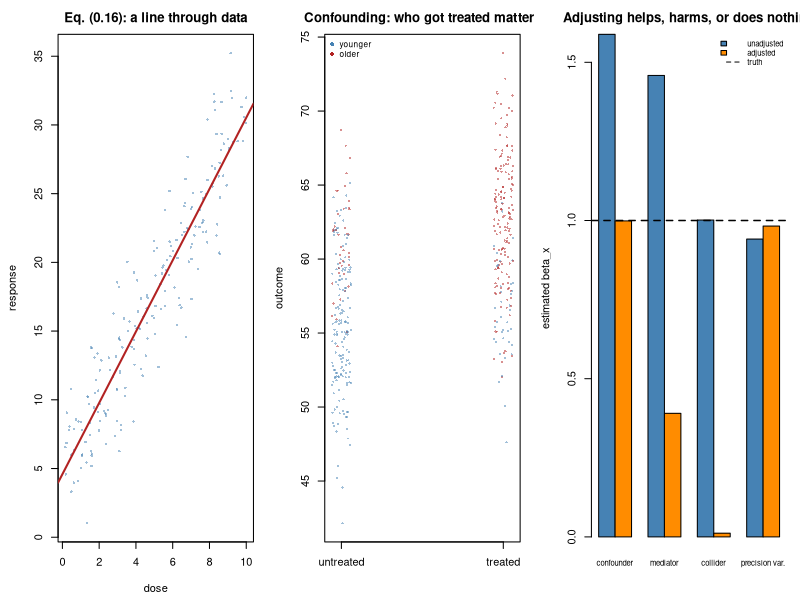

This figure's R source:
#' ---
#' title: "Foundations 6 - How statistics connects variables"
#' output: html_document
#' ---
#'
#' **Curriculum link:** `stats.md` -> Part 0, §0.9, equation (0.16)
#' **Assumes:** `F1`-`F5`.
#'
#' ## The last foundation
#'
#' Most real questions are not "what is the average?" but "**does this relate
#' to that?**" Does the drug change the marker; does expression predict
#' survival.
#'
#' This module covers two things, and they are the two that matter most in the
#' rest of the course:
#'
#' 1. **One equation** - $Y = \beta_0 + \beta_1 X_1 + \cdots + \varepsilon$ -
#'    which turns out to be nearly every method you have heard of, in disguise.
#' 2. **Four roles a variable can play** - confounder, mediator, collider,
#'    precision variable - which look *identical in the data* and demand
#'    opposite treatment.
#'
#' The second is where careers go wrong. "Adjust for more variables to be safe"
#' is one of the most damaging pieces of folk wisdom in applied science.

#+ setup, message = FALSE
MODULE_NAME <- "F6_connecting_variables"
OUT <- file.path(Sys.getenv("STATS_OUT", unset = "results"), MODULE_NAME)
dir.create(OUT, recursive = TRUE, showWarnings = FALSE)
header <- function(txt) cat("\n", strrep("=", 72), "\n", txt, "\n",
                            strrep("=", 72), "\n", sep = "")
set.seed(106)

#' ## 1. Reading eq. (0.16)

#+ line
header("1. Fitting a line, and what the numbers mean")
TRUE_B0 <- 5; TRUE_B1 <- 2.5; NOISE <- 3
n <- 200
dose <- runif(n, 0, 10)
response <- TRUE_B0 + TRUE_B1*dose + rnorm(n, 0, NOISE)
fit <- lm(response ~ dose)
cs <- coef(summary(fit))
b0 <- cs["(Intercept)", "Estimate"]; b1 <- cs["dose", "Estimate"]
se1 <- cs["dose", "Std. Error"]
cat(sprintf("  %-36s%10s%11s%9s\n", "quantity", "truth", "estimate", "SE"))
cat(sprintf("  %-36s%10.2f%11.3f%9.3f\n", "intercept  beta_0", TRUE_B0, b0,
            cs["(Intercept)", "Std. Error"]))
cat(sprintf("  %-36s%10.2f%11.3f%9.3f\n", "slope      beta_1", TRUE_B1, b1, se1))
cat(sprintf("  %-36s%10.2f%11.3f\n", "residual SD (the noise)", NOISE, sigma(fit)))
cat(sprintf("
  How to read them:

    beta_0 = %.2f  the predicted response when dose = 0. Often meaningless on
                  its own (nobody gives a dose of 0), but the line has to
                  start somewhere.

    beta_1 = %.2f  THE ANSWER. Increase the dose by one unit and the response
                  goes up by about %.2f. This is the slope, and in almost every
                  analysis in this course the estimate you care about is a
                  slope like this one.

    residual   what the model failed to explain. Every observation sits some
               distance off the line; those distances are the epsilon in
               eq. (0.16), and their spread is what all your standard errors
               are built from.

  And the interval, exactly as in F5:
    95%% CI for the slope = %.3f +/- 1.96 x %.3f
                         = (%.3f, %.3f)\n",
  b0, b1, b1, b1, se1, b1 - 1.96*se1, b1 + 1.96*se1))

#' ## 2. A t-test IS a linear model

#+ ttest-lm
header("2. The same answer, three different names")
g0 <- rnorm(30, 10, 2); g1 <- rnorm(30, 12, 2)
df <- data.frame(y = c(g0, g1),
                 group = factor(rep(c("control", "drug"), each = 30),
                                levels = c("control", "drug")))
tt <- t.test(g1, g0, var.equal = TRUE)
lmfit <- lm(y ~ group, df)
av <- anova(lmfit)
cat(sprintf("  %-34s%12s%14s\n", "method", "estimate", "p-value"))
cat(sprintf("  %-34s%12.4f%14.6f\n", "two-sample t-test", mean(g1) - mean(g0),
            tt$p.value))
cat(sprintf("  %-34s%12.4f%14.6f\n", "linear model  y ~ group",
            coef(lmfit)["groupdrug"], coef(summary(lmfit))["groupdrug", "Pr(>|t|)"]))
cat(sprintf("  %-34s%12s%14.6f\n", "one-way ANOVA", "", av[["Pr(>F)"]][1]))
cat(sprintf("\n  t statistic from the t-test : %.6f\n", tt$statistic))
cat(sprintf("  t statistic from the model  : %.6f\n",
            coef(summary(lmfit))["groupdrug", "t value"]))
cat("
  Identical to six decimal places, because they are the same calculation.

  The trick is how a categorical predictor enters the equation: R turns the
  factor into a 0/1 column ('groupdrug'), so beta_1 is the difference between
  the group means, and testing beta_1 = 0 IS the t-test.

  This is why Topic 11 calls the linear model 'the core framework'. Learning
  twenty named tests is memorisation. Learning eq. (0.16) and how each kind of
  predictor and outcome plugs into it is understanding:

    binary predictor       -> t-test
    categorical predictor  -> ANOVA
    continuous predictor   -> regression
    several predictors     -> multiple regression / ANCOVA
    binary OUTCOME         -> logistic regression      (Topic 13)
    count OUTCOME          -> Poisson / neg. binomial  (Topic 13)
    grouped observations   -> mixed model              (Topic 14)
    time-to-event OUTCOME  -> Cox regression           (Topic 28)\n")

#' ## 3. What "adjusting for" actually does

#+ adjusting
header("3. Holding other things fixed")
n <- 400
age <- rnorm(n, 60, 10)
## Treatment is given more often to older patients - so age is a CONFOUNDER.
treated <- rbinom(n, 1, plogis((age - 60)/5))
TRUE_TREAT_EFFECT <- -2
outcome <- 30 + TRUE_TREAT_EFFECT*treated + 0.5*age + rnorm(n, 0, 3)
d <- data.frame(age, treated, outcome)
m_crude <- lm(outcome ~ treated, d)
m_adj <- lm(outcome ~ treated + age, d)
cat(sprintf("  TRUE treatment effect = %+.2f\n\n", TRUE_TREAT_EFFECT))
cat(sprintf("  %-36s%24s%10s\n", "model", "treatment coefficient", "bias"))
cat(sprintf("  %-36s%24.3f%+10.3f\n", "outcome ~ treated",
            coef(m_crude)["treated"], coef(m_crude)["treated"] - TRUE_TREAT_EFFECT))
cat(sprintf("  %-36s%24.3f%+10.3f\n", "outcome ~ treated + age",
            coef(m_adj)["treated"], coef(m_adj)["treated"] - TRUE_TREAT_EFFECT))
cat("
  The crude comparison has the WRONG SIGN: a drug that helps appears to harm,
  because the people who got it were older, and age drives the outcome.

  Adding age to the model recovers the truth. 'beta_treated, adjusting for
  age' means: among patients OF THE SAME AGE, what is the difference? That is
  what 'holding other predictors fixed' buys you, and it is the entire
  mechanism of confounder control.

  The crude comparison is not badly ESTIMATED - its standard error is small
  and its p-value is tiny. It is precisely and confidently wrong, which is the
  dangerous kind of wrong (F1, section 4).\n")

#' ## 4. The four roles: and why "adjust for everything" is wrong

#+ roles
header("4. Confounder, mediator, collider, precision variable")
N <- 4000
TRUE_EFFECT <- 1
results <- list()
## CONFOUNDER: Z causes both X and Y
z <- rnorm(N); x <- 0.9*z + rnorm(N); y <- TRUE_EFFECT*x + 1.2*z + rnorm(N)
results[["confounder"]] <- list("Z -> X and Z -> Y", x, y, z, "ADJUST")
## MEDIATOR: X causes M, M causes Y (M is on the causal path)
x <- rnorm(N); m <- 1.1*x + rnorm(N); y <- 0.4*x + 1.0*m + rnorm(N)
results[["mediator"]] <- list("X -> M -> Y", x, y, m, "DO NOT")
## COLLIDER: X and Y both cause C
x <- rnorm(N); y <- TRUE_EFFECT*x + rnorm(N); cc <- 1.0*x + 1.0*y + rnorm(N)
results[["collider"]] <- list("X -> C <- Y", x, y, cc, "DO NOT")
## PRECISION VARIABLE: W causes Y only
x <- rnorm(N); w <- rnorm(N); y <- TRUE_EFFECT*x + 2.0*w + rnorm(N)
results[["precision var."]] <- list("W -> Y only", x, y, w, "ADJUST")
cat(sprintf("  %-16s%-20s%9s%9s%10s%9s%9s\n", "role", "structure", "unadj.",
            "(SE)", "adjusted", "(SE)", "verdict"))
for (role in names(results)) {
  r <- results[[role]]
  dd <- data.frame(x = r[[2]], y = r[[3]], z = r[[4]])
  un <- summary(lm(y ~ x, dd))$coefficients
  ad <- summary(lm(y ~ x + z, dd))$coefficients
  cat(sprintf("  %-16s%-20s%9.3f%9.3f%10.3f%9.3f%9s\n", role, r[[1]],
              un["x", 1], un["x", 2], ad["x", 1], ad["x", 2], r[[5]]))
}
cat(sprintf("
  The true X -> Y effect is %.1f in the confounder, collider and precision
  rows (the mediator row is deliberately different - see below).

  Read each row:

    CONFOUNDER      unadjusted is badly wrong; adjusting FIXES it.
                    -> you MUST adjust.

    MEDIATOR        unadjusted gives the TOTAL effect of X on Y (about 1.5:
                    the direct 0.4 plus the 1.1 that flows through M).
                    Adjusting gives only the DIRECT effect (0.4), because you
                    have blocked the pathway through which the treatment
                    works. Neither is wrong - they answer different questions.
                    If you want 'does the drug help?', do NOT adjust.

    COLLIDER        unadjusted is CORRECT; adjusting BREAKS it, pushing the
                    estimate far from the truth. Conditioning on a common
                    effect makes its causes appear related when they are not.
                    -> you must NOT adjust.

    PRECISION VAR.  the estimate barely moves - no bias either way - but
                    compare the two SE columns: adjusting roughly HALVES the
                    standard error, because W explained a big chunk of the
                    noise in Y. Free precision. -> adjust.

  NOW THE POINT. Every one of those Z variables is strongly associated with Y.
  Every one improves the model fit. NOTHING IN THE DATA distinguishes them. A
  confounder and a collider are statistically indistinguishable.

  The distinction comes from knowing HOW THE DATA WERE GENERATED - from
  biology, and from the time order of events. That is why you draw the causal
  diagram BEFORE you fit, and why automatic variable selection cannot be a
  substitute for thinking.

  The one rule that is nearly always safe:
      NEVER adjust for anything measured AFTER the treatment,
  because such a variable is a mediator, or a collider, or both.\n", TRUE_EFFECT))

#' ## 5. Fit statistics cannot save you

#+ fitstats
header("5. Every fit statistic says to include the collider")
x <- rnorm(N); y <- TRUE_EFFECT*x + rnorm(N); cc <- 1.0*x + 1.0*y + rnorm(N)
dd <- data.frame(x, y, c = cc)
m1 <- lm(y ~ x, dd); m2 <- lm(y ~ x + c, dd)
cat(sprintf("  %-22s%12s%12s%11s%10s%9s\n", "model", "R-squared", "AIC",
            "resid SD", "beta_x", "bias"))
for (nm in c("y ~ x", "y ~ x + c")) {
  m <- if (nm == "y ~ x") m1 else m2
  cat(sprintf("  %-22s%12.4f%12.1f%11.4f%10.3f%+9.3f\n", nm,
              summary(m)$r.squared, AIC(m), sigma(m), coef(m)["x"],
              coef(m)["x"] - TRUE_EFFECT))
}
cat(sprintf("\n  p-value for the collider term: %.3e\n",
            coef(summary(m2))["c", "Pr(>|t|)"]))
cat("
  The model with the collider has a higher R-squared, a much better AIC, a
  smaller residual SD, and an overwhelmingly significant coefficient.

  It is also the wrong answer.

  Every automatic model-selection procedure - stepwise regression, 'include
  anything with p < 0.1', minimise AIC - would choose it. Model fit measures
  how well you PREDICT y. It says nothing about whether beta_x means what you
  want it to mean. Prediction and causal estimation are different jobs
  (Topics 31 and 32), and a procedure tuned for one can be actively harmful
  for the other.\n")

#' ## 6. Association is not causation: but randomisation fixes it

#+ randomisation
header("6. Why randomisation is worth more than any analysis")
study <- function(randomised, reps = 800) {
  ests <- replicate(reps, {
    z_ <- rnorm(300)                                # a hidden common cause
    x_ <- if (randomised) rnorm(300) else 0.9*z_ + rnorm(300)
    y_ <- TRUE_EFFECT*x_ + 1.2*z_ + rnorm(300)
    coef(lm(y_ ~ x_))["x_"]
  })
  c(mean(ests), sd(ests))
}
for (lab in c("randomised experiment", "observational study")) {
  r <- study(lab == "randomised experiment")
  cat(sprintf("  %-28sestimate = %6.3f  (truth %.1f), SD across studies = %.3f\n",
              lab, r[1], TRUE_EFFECT, r[2]))
}
cat("
  In the randomised version, nothing can have caused both X and Y, because YOU
  caused X - with a coin flip. Confounding is eliminated BY DESIGN, and the
  crude comparison is already correct. No adjustment needed, no assumptions
  about which variables matter.

  In the observational version the estimate is badly biased, and no amount of
  data fixes it (F1, Problem 1). You can adjust for confounders you measured
  and thought of. You cannot adjust for the ones you did not.

  This is why one randomised experiment is worth a great deal more than a
  larger observational study, and why Topic 32 is mostly about what you must
  ASSUME when randomisation is impossible.\n")

#' ## 7. Figure

#+ figure
png(file.path(OUT, "connecting_variables.png"), width = 1250, height = 430, res = 110)
par(mfrow = c(1, 3), mar = c(4.4, 4.4, 2.6, 1))
plot(dose, response, pch = 16, cex = 0.5, col = adjustcolor("steelblue", 0.5),
     xlab = "dose", ylab = "response", main = "Eq. (0.16): a line through data")
abline(fit, col = "firebrick", lwd = 2)
older <- d$age > median(d$age)
plot(jitter(d$treated, 0.3), d$outcome, pch = 16, cex = 0.45,
     col = adjustcolor(ifelse(older, "firebrick", "steelblue"), 0.5),
     xaxt = "n", xlab = "", ylab = "outcome",
     main = "Confounding: who got treated matters")
axis(1, 0:1, c("untreated", "treated"))
legend("topleft", c("younger", "older"), col = c("steelblue", "firebrick"),
       pch = 16, bty = "n", cex = 0.75)
un_v <- ad_v <- numeric(length(results))
for (i in seq_along(results)) {
  r <- results[[i]]; dd2 <- data.frame(x = r[[2]], y = r[[3]], z = r[[4]])
  un_v[i] <- coef(lm(y ~ x, dd2))["x"]; ad_v[i] <- coef(lm(y ~ x + z, dd2))["x"]
}
bp <- barplot(rbind(un_v, ad_v), beside = TRUE, names.arg = names(results),
              col = c("steelblue", "darkorange"), ylab = "estimated beta_x",
              main = "Adjusting helps, harms, or does nothing", cex.names = 0.7)
abline(h = TRUE_EFFECT, lty = 2, lwd = 1.5)
legend("topright", c("unadjusted", "adjusted", "truth"),
       fill = c("steelblue", "darkorange", NA), border = c(1, 1, NA),
       lty = c(NA, NA, 2), bty = "n", cex = 0.7)
invisible(dev.off())
cat("\nFigure written to", file.path(OUT, "connecting_variables.png"), "\n")

#' # PROBLEMS
#'
#' ### Problem 1: Correlation, slope, and $R^2$

#+ problem1
## ---- YOUR CODE HERE ----------------------------------------------------

## ---- SOLUTION (uncomment to check) -------------------------------------
# cat(sprintf("  %-12s%9s%8s%15s%12s%11s\n", "noise SD", "slope", "SE",
#             "correlation r", "R-squared", "p"))
# for (noise in c(0.5, 2.0, 6.0, 20.0)) {
#   xx <- runif(300, 0, 10); yy <- 5 + 2.5*xx + rnorm(300, 0, noise)
#   f <- lm(yy ~ xx); cf <- coef(summary(f))
#   cat(sprintf("  %-12.1f%9.3f%8.3f%15.3f%12.3f%11.2e\n", noise,
#               cf["xx", 1], cf["xx", 2], cor(xx, yy), summary(f)$r.squared,
#               cf["xx", 4]))
# }
# cat(sprintf("\n  check: R-squared equals r^2 -> %.4f^2 = %.4f\n",
#             cor(xx, yy), cor(xx, yy)^2))
#
# ## The SLOPE stays near 2.5 in every row. It is the EFFECT SIZE: how much y
# ## changes per unit of x, in the units of the measurement. It does not care
# ## how noisy the data is.
# ##
# ## The CORRELATION and R-SQUARED collapse as noise grows. They measure how
# ## TIGHTLY the points hug the line - a mixture of the effect and the noise.
# ##
# ## So: report the SLOPE when you want to know how big the effect is, and the
# ## correlation when you want to know how predictable y is from x. A huge
# ## slope with r = 0.1 is a real, large effect that explains almost nothing;
# ## r = 0.9 with a tiny slope is a very predictable, biologically trivial
# ## relationship. Papers confuse these constantly. (Topic 10.)

#' ### Problem 2: Simpson's paradox

#+ problem2
## ---- YOUR CODE HERE ----------------------------------------------------

## ---- SOLUTION (uncomment to check) -------------------------------------
# parts <- list()
# for (g in 0:3) {
#   base <- c(0, 6, 12, 18)[g + 1]
#   xg <- rnorm(150, base, 1.2)
#   yg <- 30 - 1.5*base + (-0.8)*(xg - base) + rnorm(150, 0, 1)
#   parts[[g + 1]] <- data.frame(x = xg, y = yg, g = paste0("g", g))
# }
# dp <- do.call(rbind, parts); dp$g <- factor(dp$g)
# cat(sprintf("  ignoring the group      : slope = %+.3f\n",
#             coef(lm(y ~ x, dp))["x"]))
# cat(sprintf("  adjusting for the group : slope = %+.3f\n",
#             coef(lm(y ~ x + g, dp))["x"]))
# cat("\n  slope computed separately inside each group:\n")
# for (gg in levels(dp$g))
#   cat(sprintf("    %s: %+.3f\n", gg, coef(lm(y ~ x, subset(dp, g == gg)))["x"]))
#
# ## The overall slope is POSITIVE. Every within-group slope is NEGATIVE. Both
# ## are correct descriptions of the same data - they answer different
# ## questions, and only one of them is usually the question you meant.
# ##
# ## This is Simpson's paradox, and it is confounding in its purest form: the
# ## group drives both x and y, so comparing across groups mixes the two.
# ##
# ## It is not a curiosity. It appears whenever you pool across batches,
# ## centres, cell types or donors - which in bioinformatics is always. It is
# ## why Topic 19 insists on modelling the batch, and why 'we combined the two
# ## cohorts to increase power' deserves a hard look.

#' ### Problem 3: Build your own collider bias

#+ problem3
## ---- YOUR CODE HERE ----------------------------------------------------

## ---- SOLUTION (uncomment to check) -------------------------------------
# N2 <- 200000
# ## Two completely unrelated conditions in the general population.
# disease_a <- runif(N2) < 0.10
# disease_b <- runif(N2) < 0.10
# ## Either one makes admission more likely. Admission is the COLLIDER.
# admitted <- runif(N2) < (0.02 + 0.30*disease_a + 0.30*disease_b)
# assoc <- function(a, b) {
#   ## Odds ratio between two binary variables.
#   n11 <- sum(a & b); n10 <- sum(a & !b)
#   n01 <- sum(!a & b); n00 <- sum(!a & !b)
#   (n11*n00)/max(n10*n01, 1)
# }
# cat(sprintf("  %-34s%10s%20s\n", "population studied", "n", "odds ratio A vs B"))
# cat(sprintf("  %-34s%10s%20.3f\n", "everyone (the truth)",
#             format(N2, big.mark = ","), assoc(disease_a, disease_b)))
# cat(sprintf("  %-34s%10s%20.3f\n", "only hospitalised patients",
#             format(sum(admitted), big.mark = ","),
#             assoc(disease_a[admitted], disease_b[admitted])))
# cat(sprintf("  %-34s%10s%20.3f\n", "only NON-hospitalised people",
#             format(sum(!admitted), big.mark = ","),
#             assoc(disease_a[!admitted], disease_b[!admitted])))
#
# ## In the whole population the odds ratio is 1.0 - the diseases are
# ## unrelated, exactly as constructed. Among hospitalised patients it is well
# ## below 1, implying one disease PROTECTS against the other.
# ##
# ## The reason: if you are in hospital and you do not have disease A, you
# ## probably have B - that is why you are there. Conditioning on the common
# ## effect creates the association.
# ##
# ## This is Berkson's paradox, and it is not hypothetical. It contaminates any
# ## analysis restricted to a selected group: hospital records, patients who
# ## survived long enough to be biopsied, cells that passed a QC filter,
# ## samples with enough RNA to sequence. Whenever your sample was SELECTED on
# ## something your variables affect, ask whether you have conditioned on a
# ## collider.

#' ## What to take away
#'
#' 1. **Eq. (0.16) is the spine of the course.**
#' 2. A coefficient means "change in $Y$ per unit of $X$, **holding the other
#'    predictors fixed**".
#' 3. **Four roles, opposite treatments:** adjust for confounders and precision
#'    variables; do not adjust for mediators or colliders.
#' 4. **The data cannot tell you which is which.**
#' 5. **Fit statistics actively mislead here.**
#' 6. **Randomisation beats adjustment.**
#'
#'
#' ## You have finished the foundations
#'
#' You now have everything you need for the main course:
#'
#' * what a unit, a population and a sample are (`F1`)
#' * probability, independence, and conditional probability (`F2`)
#' * the distributions and what mechanisms produce them (`F3`)
#' * estimates, standard errors and the central limit theorem (`F4`)
#' * confidence intervals and every kind of p-value (`F5`)
#' * the linear model and the four causal roles (`F6`)
#'
#' **Go to `statsR/core/01_study_design_and_estimands.R`.** Topic 1 is where
#' the beginner material and the professional material meet, and it is the
#' single most important topic in the course.
